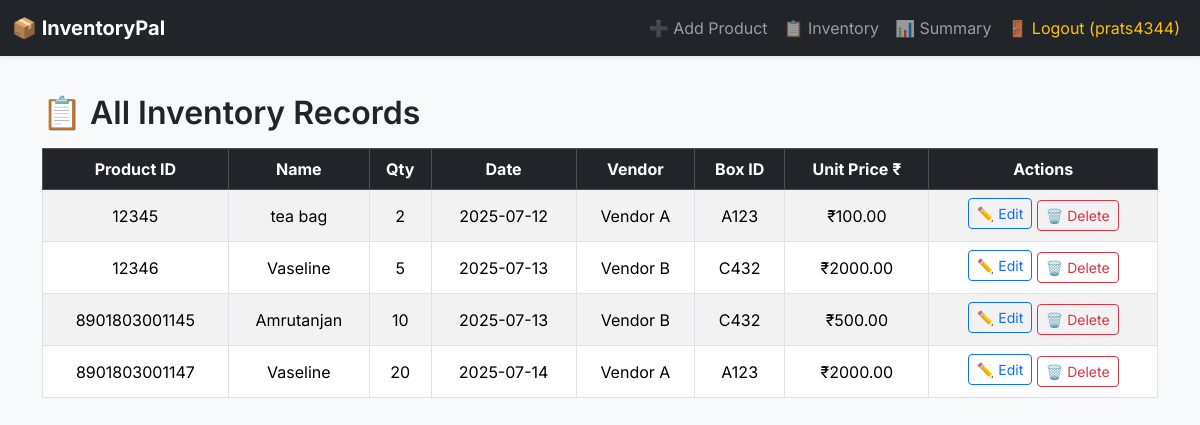
The page /inventory (signed in) on the database its author committed.
### tables this page shows
CREATE TABLE inventory (
            product_id TEXT PRIMARY KEY,
            product_name TEXT,
            quantity INTEGER,
            arrival_date TEXT,
            source TEXT,
            box_id TEXT
        , unit_price REAL);

### app.py (the view)
@app.route('/inventory')
@login_required
def inventory():
    with sqlite3.connect('inventory.db') as conn:
        c = conn.cursor()
        c.execute("SELECT * FROM inventory")
        products = c.fetchall()
    return render_template('inventory.html', products=products)

### app.py (called while the page is built)
def login_required(func):
    from functools import wraps
    @wraps(func)
    def wrapper(*args, **kwargs):
        if 'user' not in session:
            flash('Please login to continue.', 'warning')
            return redirect('/login')
        return func(*args, **kwargs)
    return wrapper

### templates/inventory.html (shortened to what this page needs)
{% extends 'base.html' %}
{% block content %}
<h2>📋 All Inventory Records</h2>
<div class="table-responsive mt-3">
  <table class="table table-striped table-hover table-bordered align-middle text-center">
    <thead class="table-dark">
      <tr>
        <th>Product ID</th>
        <th>Name</th>
        <th>Qty</th>
        <th>Date</th>
        <th>Vendor</th>
        <th>Box ID</th>
        <th>Unit Price ₹</th>
        <th>Actions</th>
      </tr>
    </thead>
    <tbody>
      {% for p in products %}
      <tr>
        <td>{{ p[0] }}</td>
        <td>{{ p[1] }}</td>
        <td>{{ p[2] }}</td>
        <td>{{ p[3] }}</td>
        <td>{{ p[4] }}</td>
        <td>{{ p[5] }}</td>
        <td>₹{{ "%.2f"|format(p[6]) }}</td>
        <td>
          <a href="{{ url_for('edit_product', product_id=p[0]) }}" class="btn btn-sm btn-outline-primary mb-1">✏️ Edit</a>
          <form action="{{ url_for('delete_product', product_id=p[0]) }}" method="POST" style="display:inline;">
            <button type="submit" class="btn btn-sm btn-outline-danger" onclick="return confirm('Are you sure to delete this item?')">🗑️ Delete</button>
          </form>
        </td>
      </tr>
      {% endfor %}
    </tbody>
  </table>
</div>
{% endblock %}

### templates/base.html (shortened to what this page needs)
<!DOCTYPE html>
<html lang="en">
<head>
  <link href="https://cdn.jsdelivr.net/npm/bootstrap@5.3.3/dist/css/bootstrap.min.css" rel="stylesheet" />
</head>
<body>
  <nav class="navbar navbar-expand-lg navbar-dark bg-dark fixed-top shadow-sm">
    <div class="container-fluid">
      <a class="navbar-brand" href="/">📦 InventoryPal</a>
      <div class="collapse navbar-collapse" id="navbarNav">
        <ul class="navbar-nav ms-auto">
          {% if session.user %}
            <li class="nav-item"><a class="nav-link" href="/">➕ Add Product</a></li>
            <li class="nav-item"><a class="nav-link" href="/inventory">📋 Inventory</a></li>
            <li class="nav-item"><a class="nav-link" href="/summary">📊 Summary</a></li>
            <li class="nav-item"><a class="nav-link text-warning" href="/logout">🚪 Logout ({{ session.user }})</a></li>
          {% else %}
            <li class="nav-item"><a class="nav-link" href="/login">🔐 Login</a></li>
            <li class="nav-item"><a class="nav-link" href="/register">📝 Register</a></li>
          {% endif %}
        </ul>
      </div>
    </div>
  </nav>
  <div class="container mt-4">
    {% block content %}{% endblock %}
  </div>
</body>
</html>

### templates/base.html (style rules this page uses)
body { font-family: 'Inter', sans-serif; background-color: #f8f9fa; padding-top: 70px; }
h2 { font-weight: 600; }
.navbar-brand { font-weight: bold; }

### rows shown on the page
inventory: product_id "12345", product_name "tea bag", quantity "2", arrival_date "2025-07-12", source "Vendor A", box "A123", unit_price "100.00"
inventory: product_id "12346", product_name "Vaseline", quantity "5", arrival_date "2025-07-13", source "Vendor B", box "C432", unit_price "2000.00"
inventory: product_id "8901803001145", product_name "Amrutanjan", quantity "10", arrival_date "2025-07-13", source "Vendor B", box "C432", unit_price "500.00"
inventory: product_id "8901803001147", product_name "Vaseline", quantity "20", arrival_date "2025-07-14", source "Vendor A", box "A123", unit_price "2000.00"

### other values the page prints
{{ session.user }} "prats4344"
